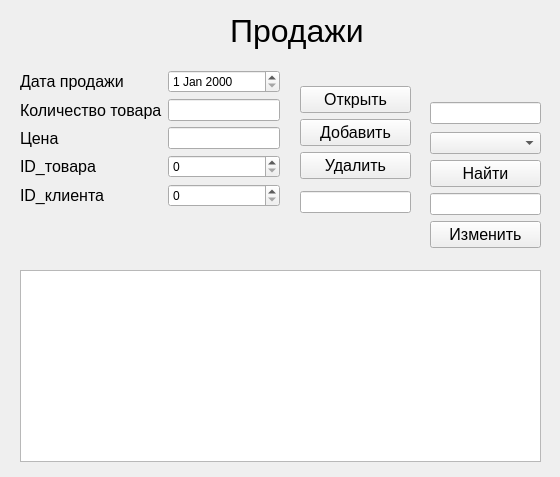
<?xml version="1.0" encoding="UTF-8"?>
<ui version="4.0">
 <class>Prodazhi</class>
 <widget class="QWidget" name="Prodazhi">
  <property name="geometry">
   <rect>
    <x>0</x>
    <y>0</y>
    <width>560</width>
    <height>477</height>
   </rect>
  </property>
  <property name="windowTitle">
   <string>Form</string>
  </property>
  <widget class="QWidget" name="layoutWidget">
   <property name="geometry">
    <rect>
     <x>20</x>
     <y>70</y>
     <width>260</width>
     <height>341</height>
    </rect>
   </property>
   <layout class="QFormLayout" name="formLayout">
    <item row="1" column="1">
     <widget class="QDateEdit" name="deProdazhi"/>
    </item>
    <item row="1" column="0">
     <widget class="QLabel" name="label">
      <property name="font">
       <font>
        <pointsize>12</pointsize>
       </font>
      </property>
      <property name="text">
       <string>Дата продажи</string>
      </property>
     </widget>
    </item>
    <item row="2" column="0">
     <widget class="QLabel" name="label_2">
      <property name="font">
       <font>
        <pointsize>12</pointsize>
       </font>
      </property>
      <property name="text">
       <string>Количество товара</string>
      </property>
     </widget>
    </item>
    <item row="2" column="1">
     <widget class="QLineEdit" name="lineTovar"/>
    </item>
    <item row="3" column="1">
     <widget class="QLineEdit" name="linePrice"/>
    </item>
    <item row="3" column="0">
     <widget class="QLabel" name="label_5">
      <property name="font">
       <font>
        <pointsize>12</pointsize>
       </font>
      </property>
      <property name="text">
       <string>Цена</string>
      </property>
     </widget>
    </item>
    <item row="4" column="1">
     <widget class="QSpinBox" name="sbIDTovara"/>
    </item>
    <item row="4" column="0">
     <widget class="QLabel" name="label_6">
      <property name="font">
       <font>
        <pointsize>12</pointsize>
       </font>
      </property>
      <property name="text">
       <string>ID_товара</string>
      </property>
     </widget>
    </item>
    <item row="5" column="1">
     <widget class="QSpinBox" name="sbIDClienta"/>
    </item>
    <item row="5" column="0">
     <widget class="QLabel" name="label_3">
      <property name="font">
       <font>
        <pointsize>12</pointsize>
       </font>
      </property>
      <property name="text">
       <string>ID_клиента</string>
      </property>
     </widget>
    </item>
   </layout>
  </widget>
  <widget class="QWidget" name="layoutWidget_2">
   <property name="geometry">
    <rect>
     <x>430</x>
     <y>100</y>
     <width>111</width>
     <height>152</height>
    </rect>
   </property>
   <layout class="QVBoxLayout" name="verticalLayout_4">
    <item>
     <widget class="QLineEdit" name="lineFind"/>
    </item>
    <item>
     <layout class="QVBoxLayout" name="verticalLayout_2">
      <item>
       <widget class="QComboBox" name="cbFind"/>
      </item>
      <item>
       <widget class="QPushButton" name="pbFind">
        <property name="font">
         <font>
          <pointsize>12</pointsize>
         </font>
        </property>
        <property name="text">
         <string>Найти</string>
        </property>
       </widget>
      </item>
      <item>
       <widget class="QLineEdit" name="lineChange">
        <property name="font">
         <font>
          <family>MS Shell Dlg 2</family>
          <pointsize>7</pointsize>
          <weight>50</weight>
          <italic>false</italic>
          <bold>false</bold>
         </font>
        </property>
        <property name="whatsThis">
         <string>&lt;html&gt;&lt;head/&gt;&lt;body&gt;&lt;p&gt;fnnnnn&lt;/p&gt;&lt;/body&gt;&lt;/html&gt;</string>
        </property>
        <property name="styleSheet">
         <string notr="true">color: rgb(143, 143, 143);
font: 8pt &quot;MS Shell Dlg 2&quot;;
font: 8pt &quot;MS Shell Dlg 2&quot;;
font: 7pt &quot;MS Shell Dlg 2&quot;;</string>
        </property>
        <property name="text">
         <string/>
        </property>
       </widget>
      </item>
      <item>
       <widget class="QPushButton" name="pdChange">
        <property name="font">
         <font>
          <pointsize>12</pointsize>
         </font>
        </property>
        <property name="text">
         <string>Изменить</string>
        </property>
       </widget>
      </item>
     </layout>
    </item>
   </layout>
  </widget>
  <widget class="QWidget" name="layoutWidget_3">
   <property name="geometry">
    <rect>
     <x>300</x>
     <y>80</y>
     <width>111</width>
     <height>141</height>
    </rect>
   </property>
   <layout class="QVBoxLayout" name="verticalLayout_3">
    <item>
     <layout class="QVBoxLayout" name="verticalLayout">
      <item>
       <widget class="QPushButton" name="pbOpen">
        <property name="font">
         <font>
          <pointsize>12</pointsize>
         </font>
        </property>
        <property name="text">
         <string>Открыть</string>
        </property>
       </widget>
      </item>
      <item>
       <widget class="QPushButton" name="pbAdd">
        <property name="font">
         <font>
          <pointsize>12</pointsize>
         </font>
        </property>
        <property name="text">
         <string>Добавить</string>
        </property>
       </widget>
      </item>
      <item>
       <widget class="QPushButton" name="pbDelet">
        <property name="font">
         <font>
          <pointsize>12</pointsize>
         </font>
        </property>
        <property name="text">
         <string>Удалить</string>
        </property>
       </widget>
      </item>
     </layout>
    </item>
    <item>
     <widget class="QLineEdit" name="lineID">
      <property name="font">
       <font>
        <pointsize>8</pointsize>
       </font>
      </property>
      <property name="whatsThis">
       <string>&lt;html&gt;&lt;head/&gt;&lt;body&gt;&lt;p&gt;fnnnnn&lt;/p&gt;&lt;/body&gt;&lt;/html&gt;</string>
      </property>
      <property name="styleSheet">
       <string notr="true">color: rgb(143, 143, 143);</string>
      </property>
      <property name="text">
       <string/>
      </property>
     </widget>
    </item>
   </layout>
  </widget>
  <widget class="QLabel" name="label_4">
   <property name="geometry">
    <rect>
     <x>230</x>
     <y>0</y>
     <width>151</width>
     <height>61</height>
    </rect>
   </property>
   <property name="font">
    <font>
     <pointsize>24</pointsize>
    </font>
   </property>
   <property name="text">
    <string>Продажи</string>
   </property>
  </widget>
  <widget class="QTableWidget" name="twProdazhi">
   <property name="geometry">
    <rect>
     <x>20</x>
     <y>270</y>
     <width>521</width>
     <height>192</height>
    </rect>
   </property>
  </widget>
 </widget>
 <resources/>
 <connections/>
</ui>
